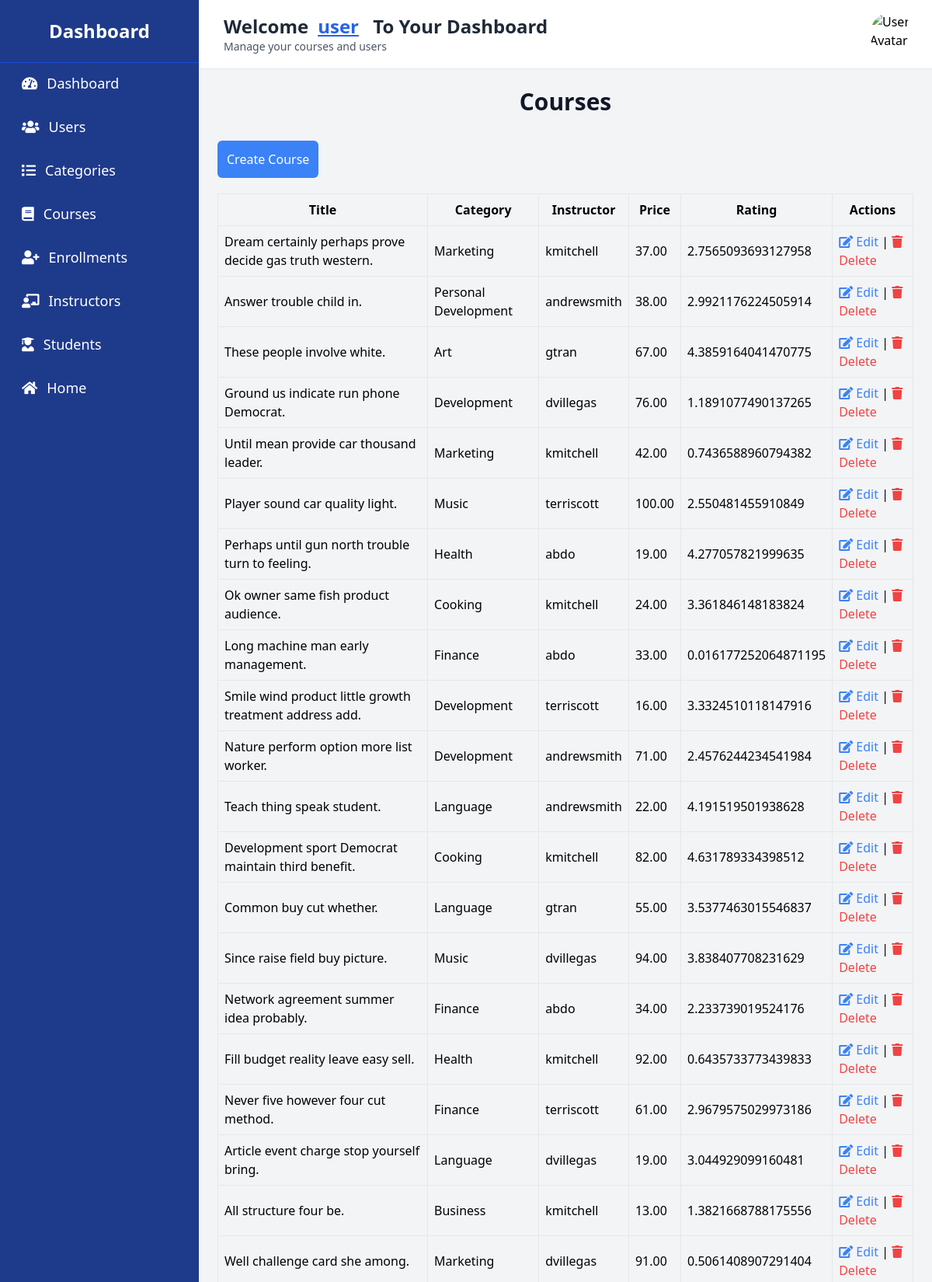
The app's page /dashboard/courses/ (signed in, upper part) with its own data.
### users/models.py (models this page shows)
class CustomUser(AbstractUser):
    phone = models.CharField(max_length=15, blank=True, null=True)
    address = models.CharField(max_length=255, blank=True, null=True)
    age = models.PositiveIntegerField(null=True, blank=True)
    is_student = models.BooleanField(default=True)
    is_instructor = models.BooleanField(default=False)
    def __str__(self):
        return self.username

### courses/models.py (models this page shows, shortened)
class Course(models.Model):
    title = models.CharField(max_length=255)
    description = models.TextField()
    price = models.DecimalField(max_digits=10, decimal_places=2, default=0)
    rating = models.FloatField(
        default=0.0,
        validators=[MinValueValidator(0), MaxValueValidator(5)]
    )
    instructor = models.ForeignKey(
        settings.AUTH_USER_MODEL,
        on_delete=models.CASCADE,
        related_name='courses',
        null=True,
        blank=True
    )
    category = models.ForeignKey(
        Category,
        on_delete=models.CASCADE,
        related_name='courses',
        null=True,
        blank=True
    )
    created_at = models.DateTimeField(auto_now_add=True)

class Category(models.Model):
    name = models.CharField(max_length=255)
    description = models.TextField()
    created_at = models.DateTimeField(auto_now_add=True)
    def __str__(self):
        return self.name

### dashboard/views.py (the view)
# urls.py: path('courses/', CourseListView.as_view(), name='course_list'),
class CourseListView(LoginRequiredMixin, ListView):
    model = Course
    template_name = 'dashboard/course_list.html'
    context_object_name = 'courses'

### templates/dashboard/course_list.html (shortened to what this page needs)
{% extends 'base_dashboard.html' %}
{% block content %}
<h2 class="text-3xl font-extrabold text-center text-gray-900 mb-8">Courses</h2>
<a href="{% url 'dashboard:course_create' %}" class="bg-blue-500 text-white p-3 rounded-md mb-5 inline-block">Create
    Course</a>
<table class="table-auto w-full h-auto overflow-auto border-collapse border border-gray-200">
    <thead>
        <tr>
            <th class="border p-2">Title</th>
            <th class="border p-2">Category</th>
            <th class="border p-2">Instructor</th>
            <th class="border p-2">Price</th>
            <th class="border p-2">Rating</th>
            <th class="border p-2">Actions</th>
        </tr>
    </thead>
    <tbody>
        {% for course in courses %}
        <tr>
            <td class="border p-2">{{ course.title }}</td>
            <td class="border p-2">{{ course.category }}</td>
            <td class="border p-2">{{ course.instructor }}</td>
            <td class="border p-2">{{ course.price }}</td>
            <td class="border p-2">{{ course.rating }}</td>
            <td class="border p-2">
                <a href="{% url 'dashboard:course_edit' course.pk %}" class="text-blue-500">
                    <i class="fas fa-edit"></i> Edit
                </a> |
                <a href="{% url 'dashboard:course_delete' course.pk %}" class="text-red-500">
                    <i class="fas fa-trash"></i> Delete
                </a>
            </td>
        </tr>
        {% endfor %}
    </tbody>
</table>
{% endblock %}

### templates/base_dashboard.html (shortened to what this page needs)
<!DOCTYPE html>
<html lang="en">
    {% load static %}
    <head>
        <link href="{% static 'css/tailwind.css' %}" rel="stylesheet">
        <link href="https://cdnjs.cloudflare.com/ajax/libs/font-awesome/5.15.4/css/all.min.css"
              rel="stylesheet">
    </head>
    <body class="bg-gray-100 font-sans leading-normal tracking-normal">
        <div class="flex h-screen">
            <div id="sidebar"
                 class="w-64 bg-blue-900 text-white flex flex-col fixed inset-y-0 left-0 transform -translate-x-full md:translate-x-0 transition-transform duration-300 z-50"
                 role="navigation"
                 aria-label="Sidebar">
                <h2 class="text-2xl font-bold text-center py-6 border-b border-blue-700">Dashboard</h2>
                <ul class="flex-1 px-4 space-y-1 overflow-y-auto">
                    <li>
                        <a href="{% url 'dashboard:dashboard_home' %}"
                           class="flex items-center text-lg p-3 rounded-md hover:bg-blue-700 transition">
                            <i class="fas fa-tachometer-alt mr-3"></i> Dashboard
                        </a>
                    </li>
                    <li>
                        <a href="{% url 'dashboard:users_list' %}"
                           class="flex items-center text-lg p-3 rounded-md hover:bg-blue-700 transition">
                            <i class="fas fa-users mr-3"></i> Users
                        </a>
                    </li>
                    <li>
                        <a href="{% url 'dashboard:category_list' %}"
                           class="flex items-center text-lg p-3 rounded-md hover:bg-blue-700 transition">
                            <i class="fas fa-list mr-3"></i> Categories
                        </a>
                    </li>
                    <li>
                        <a href="{% url 'dashboard:course_list' %}"
                           class="flex items-center text-lg p-3 rounded-md hover:bg-blue-700 transition">
                            <i class="fas fa-book mr-3"></i> Courses
                        </a>
                    </li>
                    <li>
                        <a href="{% url 'dashboard:enrollment_list' %}"
                           class="flex items-center text-lg p-3 rounded-md hover:bg-blue-700 transition">
                            <i class="fas fa-user-plus mr-3"></i> Enrollments
                        </a>
                    </li>
                    <li>
                        <a href="{% url 'dashboard:instructor_list' %}"
                           class="flex items-center text-lg p-3 rounded-md hover:bg-blue-700 transition">
                            <i class="fas fa-chalkboard-teacher mr-3"></i> Instructors
                        </a>
                    </li>
                    <li>
                        <a href="{% url 'dashboard:student_list' %}"
                           class="flex items-center text-lg p-3 rounded-md hover:bg-blue-700 transition">
                            <i class="fas fa-user-graduate mr-3"></i> Students
                        </a>
                    </li>
                    <li>
                        <a href="{% url 'index' %}"
                           class="flex items-center text-lg p-3 rounded-md hover:bg-blue-700 transition">
                            <i class="fas fa-home mr-3"></i> Home
                        </a>
                    </li>
                </ul>
            </div>
            <div class="flex-1 flex flex-col overflow-hidden md:ml-64">
                <header class="bg-white shadow p-4 flex justify-between items-center border-b border-gray-200">
                    <div class="flex items-center space-x-4">
                        <div>
                            <h1 class="text-2xl font-semibold text-gray-800">
                                Welcome<span class="ml-3 text-blue-600 capitalize underline">{{ user.username }}</span>
                                <span class="ml-3 text-gray-800 hidden md:inline-block">To Your Dashboard</span>
                            </h1>
                            <p class="text-sm text-gray-600">Manage your courses and users</p>
                        </div>
                    </div>
                    <div class="flex items-center">
                        <img src="{{ user.profile.profile_picture }}"
                             alt="User Avatar"
                             class="rounded-full w-14 h-14 mx-2">
                    </div>
                </header>
                <main class="flex-1 bg-gray-100 p-6 overflow-y-auto">
                    {% block content %}{% endblock %}
                </main>
            </div>
        </div>
    </body>
</html>

### records on screen
CustomUser: username "User"
Course: title "Dream certainly perhaps prove decide gas truth western.", category "Marketing", instructor "kmitchell", price "37.00", rating "2.7565093693127958"
Course: title "Answer trouble child in.", category "Personal Development", instructor "andrewsmith", price "38.00", rating "2.9921176224505914"
Course: title "These people involve white.", category "Art", instructor "gtran", price "67.00", rating "4.3859164041470775"
Course: title "Ground us indicate run phone Democrat.", category "Development", instructor "dvillegas", price "76.00", rating "1.1891077490137265"
Course: title "Until mean provide car thousand leader.", category "Marketing", instructor "kmitchell", price "42.00", rating "0.7436588960794382"
Course: title "Player sound car quality light.", category "Music", instructor "terriscott", price "100.00", rating "2.550481455910849"
Course: title "Perhaps until gun north trouble turn to feeling.", category "Health", instructor "abdo", price "19.00", rating "4.277057821999635"
Course: title "Ok owner same fish product audience.", category "Cooking", instructor "kmitchell", price "24.00", rating "3.361846148183824"
Course: title "Long machine man early management.", category "Finance", instructor "abdo", price "33.00", rating "0.016177252064871195"
Course: title "Smile wind product little growth treatment address add.", category "Development", instructor "terriscott", price "16.00", rating "3.3324510118147916"
Course: title "Nature perform option more list worker.", category "Development", instructor "andrewsmith", price "71.00", rating "2.4576244234541984"
Course: title "Teach thing speak student.", category "Language", instructor "andrewsmith", price "22.00", rating "4.191519501938628"
Course: title "Development sport Democrat maintain third benefit.", category "Cooking", instructor "kmitchell", price "82.00", rating "4.631789334398512"
Course: title "Common buy cut whether.", category "Language", instructor "gtran", price "55.00", rating "3.5377463015546837"
Course: title "Since raise field buy picture.", category "Music", instructor "dvillegas", price "94.00", rating "3.838407708231629"
Course: title "Network agreement summer idea probably.", category "Finance", instructor "abdo", price "34.00", rating "2.233739019524176"
Course: title "Fill budget reality leave easy sell.", category "Health", instructor "kmitchell", price "92.00", rating "0.6435733773439833"
Course: title "Never five however four cut method.", category "Finance", instructor "terriscott", price "61.00", rating "2.9679575029973186"
Course: title "Article event charge stop yourself bring.", category "Language", instructor "dvillegas", price "19.00", rating "3.044929099160481"
Course: title "All structure four be.", category "Business", instructor "kmitchell", price "13.00", rating "1.3821668788175556"
Course: title "Well challenge card she among.", category "Marketing", instructor "dvillegas", price "91.00", rating "0.5061408907291404"
